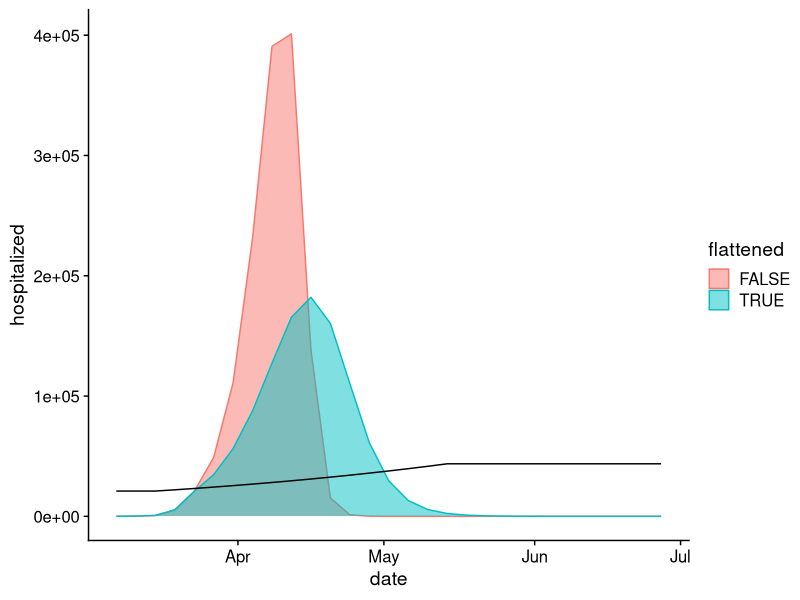
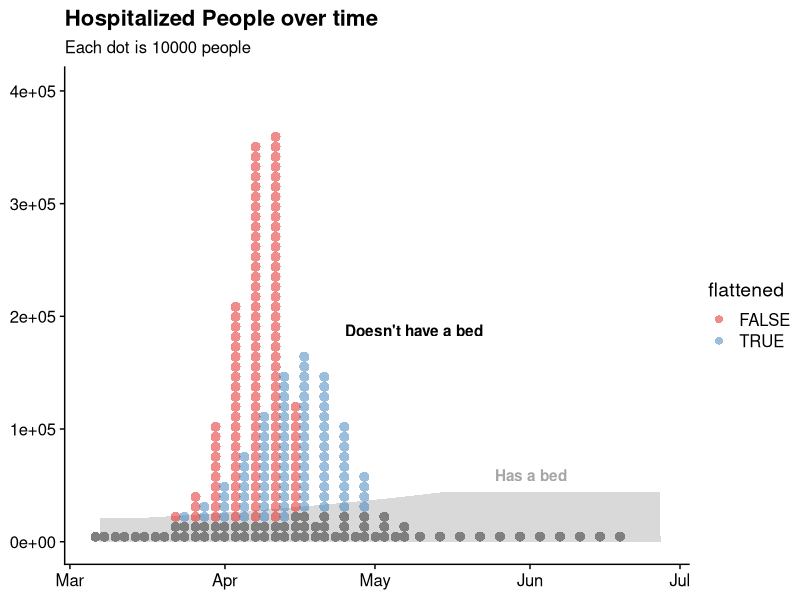
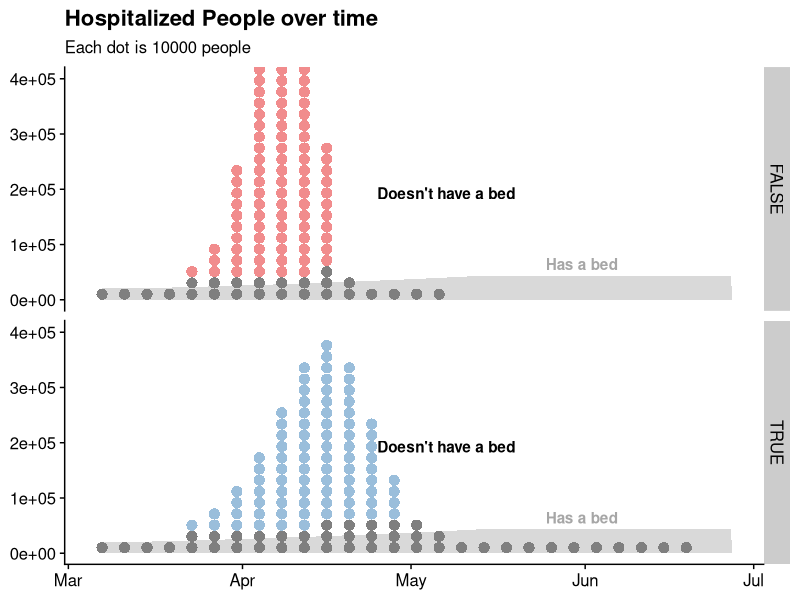

These charts were generated, in order, by the following R code:
## ---- chunk 1
library(tidyverse)
library(cowplot)

theme_set(theme_cowplot())
## ---- chunk 2
df = read_csv("covid_act_now.csv", col_types = cols(
  date = col_date(),
  not_flattened = col_integer(),
  flattened = col_integer(),
  beds = col_integer()
))

df
## ---- chunk 3
hosp = df %>%
  pivot_longer(c(not_flattened, flattened), names_to = "model", values_to = "hospitalized") %>%
  mutate(flattened = model == "flattened")

hosp
## ---- chunk 4
hosp %>%
  ggplot(aes(x = date)) +
  geom_area(
    aes(y = hospitalized, color = flattened, fill = flattened),
    position = "identity", alpha = 0.5
  ) +
  geom_line(aes(y = beds), data = df)
## ---- chunk 5
people_per_dot = 10000
## ---- chunk 6
hosp_dots = hosp %>%
  mutate(
    # TODO: need a better solution for the very small numbers
    hospitalized_dots = ceiling(hospitalized / people_per_dot),
    dot_number = map(hospitalized_dots, seq_len)
  ) %>%
  unnest(dot_number) %>%
  mutate(
    has_a_bed = dot_number * people_per_dot <= beds
  )

hosp_dots
## ---- chunk 7
bin_width = 2
dodge_width = 3.5

hosp_dots %>%
  ggplot(aes(x = date)) +
  geom_area(aes(y = beds), data = df, fill = "gray85") +
  geom_dotplot(
    aes(fill = flattened), color = NA, binwidth = bin_width, alpha = 0.5, 
    position = position_dodge(width = dodge_width)
  ) +
  geom_dotplot(
    aes(group = flattened), fill = "gray50", color = NA,
    binwidth = bin_width,
    position = position_dodge(width = dodge_width),
    data = . %>% filter(has_a_bed)
  ) +
  annotate("text",
    x = as.Date("2020-05-25"), y = max(df$beds) + 10000, 
    label = "Has a bed", fontface = "bold", hjust = 0, vjust = 0,
    color = "gray65"
  ) +
  annotate("text",
    x = as.Date("2020-04-25"), y = max(df$flattened), 
    label = "Doesn't have a bed", fontface = "bold", hjust = 0, vjust = 0,
    color = "black"
  ) +
  scale_fill_brewer(palette = "Set1") +
  # TODO: scaling of the area chart is slightly wrong here
  # because of how dotplots work in ggplot, probably could
  # manually lay out dots instead (wouldn't be hard using
  # hosp_dots$dot_number)
  scale_y_continuous(limits = c(0, max(hosp$hospitalized))) +
  labs(
    title = "Hospitalized People over time",
    subtitle = paste0("Each dot is ", people_per_dot, " people"),
    y = NULL,
    x = NULL
  )
## ---- chunk 8
hosp_dots %>%
  ggplot(aes(x = date)) +
  geom_area(aes(y = beds), data = hosp, fill = "gray85") +
  geom_dotplot(
    aes(fill = flattened), color = NA, binwidth = bin_width, alpha = 0.5, 
    position = position_dodge(width = dodge_width)
  ) +
  geom_dotplot(
    aes(group = flattened), fill = "gray50", color = NA,
    binwidth = bin_width,
    position = position_dodge(width = dodge_width),
    data = . %>% filter(has_a_bed)
  ) +
  annotate("text",
    x = as.Date("2020-05-25"), y = max(df$beds) + 10000, 
    label = "Has a bed", fontface = "bold", hjust = 0, vjust = 0,
    color = "gray65"
  ) +
  annotate("text",
    x = as.Date("2020-04-25"), y = max(df$flattened), 
    label = "Doesn't have a bed", fontface = "bold", hjust = 0, vjust = 0,
    color = "black"
  ) +
  scale_fill_brewer(palette = "Set1", guide = FALSE) +
  scale_y_continuous(limits = c(0, max(hosp$hospitalized))) +
  labs(
    title = "Hospitalized People over time",
    subtitle = paste0("Each dot is ", people_per_dot, " people"),
    y = NULL,
    x = NULL
  ) +
  facet_grid(flattened ~ .)
